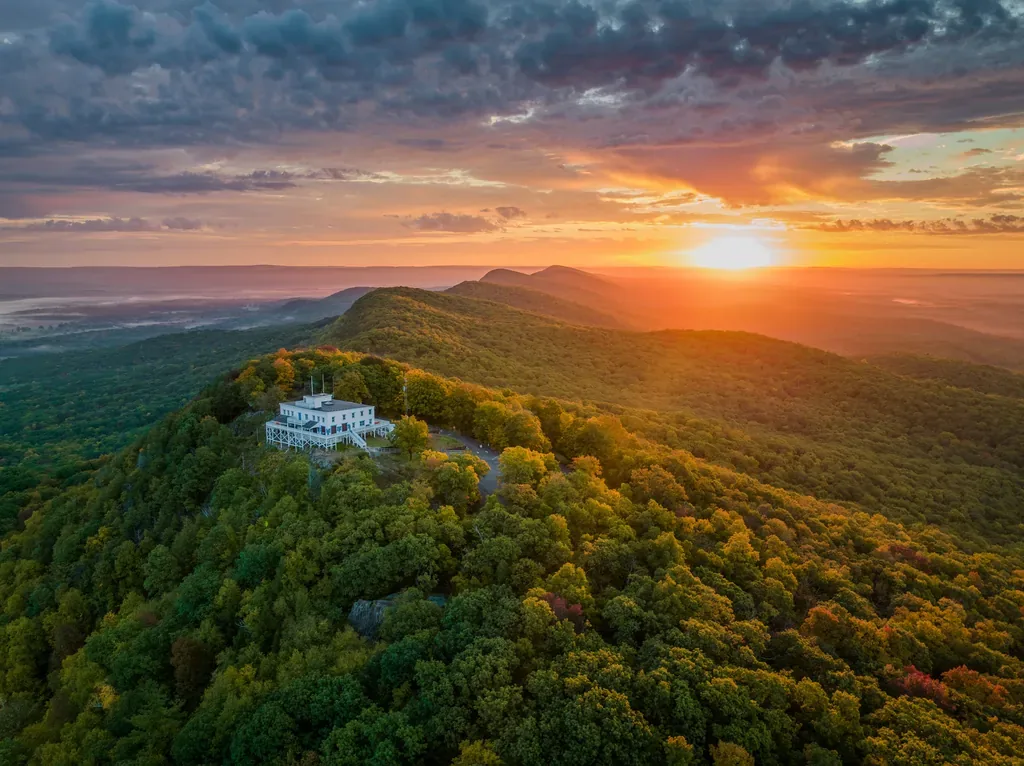
#> input picture .cache/thumbs/00/0fe03de3f513293ac8c8a7519a7c2a59479fb9/thumb.webp, 1024 x 766 px
$ python -i generate_metadata.py   (imports and definitions only)
#> lines starting #> are read from the running program, lines starting #| are printed output that depends on the picture; after the words box and inside, x2 and y2 are one past the last pixel; in counts of white or black regions, pixels touching at a corner belong together
#!/usr/bin/env python3
from __future__ import annotations
import argparse, json, subprocess, shutil
from pathlib import Path
from typing import Dict, Any, Optional, List
from PIL import Image, ImageOps
import numpy as np

HDR_SUFFIX = "_hdr.avif"
SDR_SUFFIX = "_sdr.jpg"
THUMBS_DIRNAME = "thumbs"

SEASON_WORDS = {'winter':'Winter','spring':'Spring','summer':'Summer','autumn':'Autumn','fall':'Autumn'}

STATE_ABBR = {
  "Alabama":"AL","Alaska":"AK","Arizona":"AZ","Arkansas":"AR","California":"CA","Colorado":"CO","Connecticut":"CT","Delaware":"DE","Florida":"FL","Georgia":"GA",
  "Hawaii":"HI","Idaho":"ID","Illinois":"IL","Indiana":"IN","Iowa":"IA","Kansas":"KS","Kentucky":"KY","Louisiana":"LA","Maine":"ME","Maryland":"MD","Massachusetts":"MA",
  "Michigan":"MI","Minnesota":"MN","Mississippi":"MS","Missouri":"MO","Montana":"MT","Nebraska":"NE","Nevada":"NV","New Hampshire":"NH","New Jersey":"NJ","New Mexico":"NM",
  "New York":"NY","North Carolina":"NC","North Dakota":"ND","Ohio":"OH","Oklahoma":"OK","Oregon":"OR","Pennsylvania":"PA","Rhode Island":"RI","South Carolina":"SC",
  "South Dakota":"SD","Tennessee":"TN","Texas":"TX","Utah":"UT","Vermont":"VT","Virginia":"VA","Washington":"WA","West Virginia":"WV","Wisconsin":"WI","Wyoming":"WY",
  "District of Columbia":"DC"
}

# [67 lines left out: functions pair_key, find_pairs, run_exiftool_json, title_desc_city_state, season_from, not called in this run]

def dominant_color_bucket(jpeg_path: Path) -> str:
  try:
    with Image.open(jpeg_path) as im:
#> im is the input picture: PIL image 1024x766 RGB; mean R, G, B 96.7, 84, 60.3
      im = ImageOps.exif_transpose(im).convert("RGB")
      w,h = im.size
#> w = 1024; h = 766
      im = im.resize((256, max(1,int(256*h/max(1,w)))), Image.LANCZOS)
#> im: PIL image 256x191 RGB
      arr = np.asarray(im).astype(np.float32)/255.0
    r,g,b = arr[...,0], arr[...,1], arr[...,2]
    mx = np.max(arr, axis=-1); mn = np.min(arr, axis=-1); chroma = mx-mn
#> after `mx = np.max(arr, axis=-1)`:
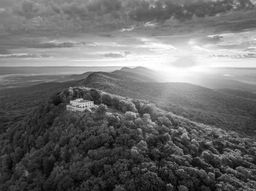
#> mx: shape (191, 256) float32; min 0.00392, max 1, mean 0.422
#> after `mn = np.min(arr, axis=-1)`:
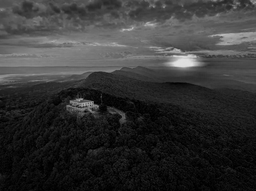
#> mn: shape (191, 256) float32; min 0, max 0.878, mean 0.205
#> after `chroma = mx - mn`:
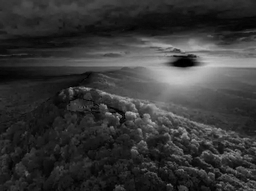
#> chroma: shape (191, 256) float32; min 0, max 0.792, mean 0.217
    mask = chroma > 0.12
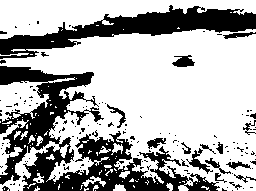
#> mask: shape (191, 256) bool; 68.7% white; 151 black regions (132 under 20 px), largest, box (x1, y1, x2, y2) and area: (0, 66, 220, 191) 8849, (0, 5, 256, 59) 4732, (186, 148, 213, 174) 181
    if not np.any(mask): return "Neutral"
    hue = np.zeros_like(mx)
    rmax, gmax = (mx==r), (mx==g)
#> rmax: shape (191, 256) bool; 53% white; 75 black regions (69 under 20 px), largest, box (x1, y1, x2, y2) and area: (0, 73, 218, 191) 14650, (0, 0, 256, 54) 7868, (235, 20, 256, 30) 97, (235, 32, 256, 37) 59, (0, 70, 12, 75) 43, (177, 60, 191, 66) 34
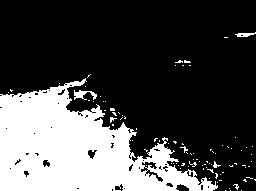
#> gmax: shape (191, 256) bool; 28.2% white; 92 white regions (87 under 20 px), largest, box (x1, y1, x2, y2) and area: (0, 78, 218, 191) 13281, (74, 90, 97, 100) 115, (235, 32, 256, 37) 60, (213, 161, 221, 168) 24, (110, 117, 117, 123) 20
    bmax = (mx==b)
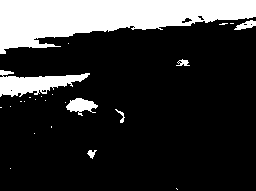
#> bmax: shape (191, 256) bool; 20% white; 24 white regions (17 under 20 px), largest, box (x1, y1, x2, y2) and area: (0, 0, 256, 54) 7940, (0, 70, 90, 97) 1241, (66, 98, 98, 116) 317
    hue[rmax] = ((g-b)[rmax]/(chroma[rmax]+1e-6))%6
    hue[gmax] = ((b-r)[gmax]/(chroma[gmax]+1e-6))+2
    hue[bmax] = ((r-g)[bmax]/(chroma[bmax]+1e-6))+4
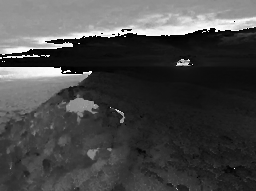
#> hue: shape (191, 256) float32; min 0, max 5.98, mean 1.7; drawn with min black and max white
    hue = (hue*60.0)[mask]
    bins = [0,20,45,70,160,200,255,290,320,360]
    labels = ["Red","Orange","Yellow","Green","Cyan","Blue","Purple","Magenta"]
    import numpy as np2
    hist,_ = np2.histogram(hue, bins=bins)
#> hist = [3661, 14336, 4540, 4210, 1119, 5334, 0, 0, 393]
    return labels[int(hist.argmax())] if hist.sum()>0 else "Neutral"
  except Exception:
    return "Neutral"

# [86 lines left out: functions ensure_thumb, main, not called in this run]

# [2 lines not run here, left out]

>>> result = dominant_color_bucket('../.cache/thumbs/00/0fe03de3f513293ac8c8a7519a7c2a59479fb9/thumb.webp')
#> result = 'Orange'

$ run again, on .cache/thumbs/02/64e7be6bf40524ee0b65f0022a5c490b9d1cf5/thumb.webp
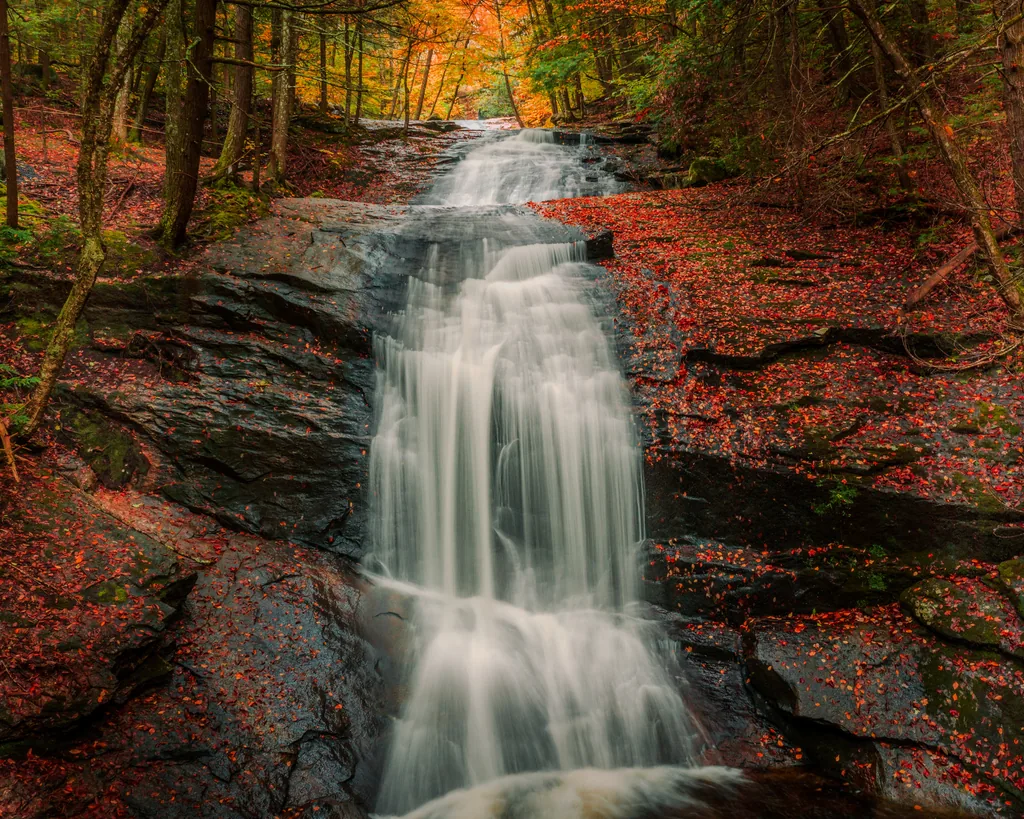
#> input picture .cache/thumbs/02/64e7be6bf40524ee0b65f0022a5c490b9d1cf5/thumb.webp, 1024 x 819 px
#> in dominant_color_bucket, im is the input picture: PIL image 1024x819 RGB; mean R, G, B 85.2, 66.1, 47.6
#> im: PIL image 256x204 RGB
#> in dominant_color_bucket, `mask = chroma > 0.12`:
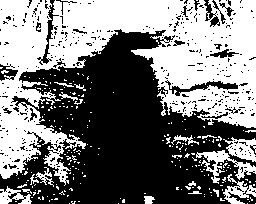
#> mask: shape (204, 256) bool; 48.5% white; 245 white regions (226 under 20 px), largest, box (x1, y1, x2, y2) and area: (0, 0, 256, 186) 22202, (196, 150, 256, 184) 630, (223, 137, 256, 162) 453
#> rmax: shape (204, 256) bool; 80.3% white; 541 black regions (512 under 20 px), largest, box (x1, y1, x2, y2) and area: (64, 95, 203, 204) 4971, (69, 36, 151, 146) 2597, (113, 102, 121, 149) 267
#> gmax: shape (204, 256) bool; 21.7% white; 593 white regions (561 under 20 px), largest, box (x1, y1, x2, y2) and area: (64, 94, 217, 204) 5822, (69, 36, 151, 147) 2749, (132, 32, 158, 49) 219
#> bmax: shape (204, 256) bool; 0.47% white in thin lines or dots, all inside (x1, y1, x2, y2) = (20, 30, 244, 204)
#> in dominant_color_bucket, `hue[bmax] = ((r-g)[bmax]/(chroma[bmax]+1e-6))+4`:
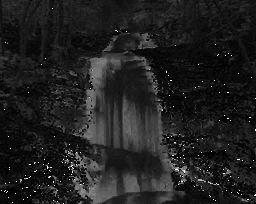
#> hue: shape (204, 256) float32; min 0, max 5.99, mean 0.762; drawn with min black and max white
#> hist = [10089, 12177, 2792, 185, 0, 0, 0, 0, 70]
#> result = 'Orange'

$ run again, on .cache/thumbs/03/0da497cfd24117221779896f0143fcb258cbd5/thumb.webp
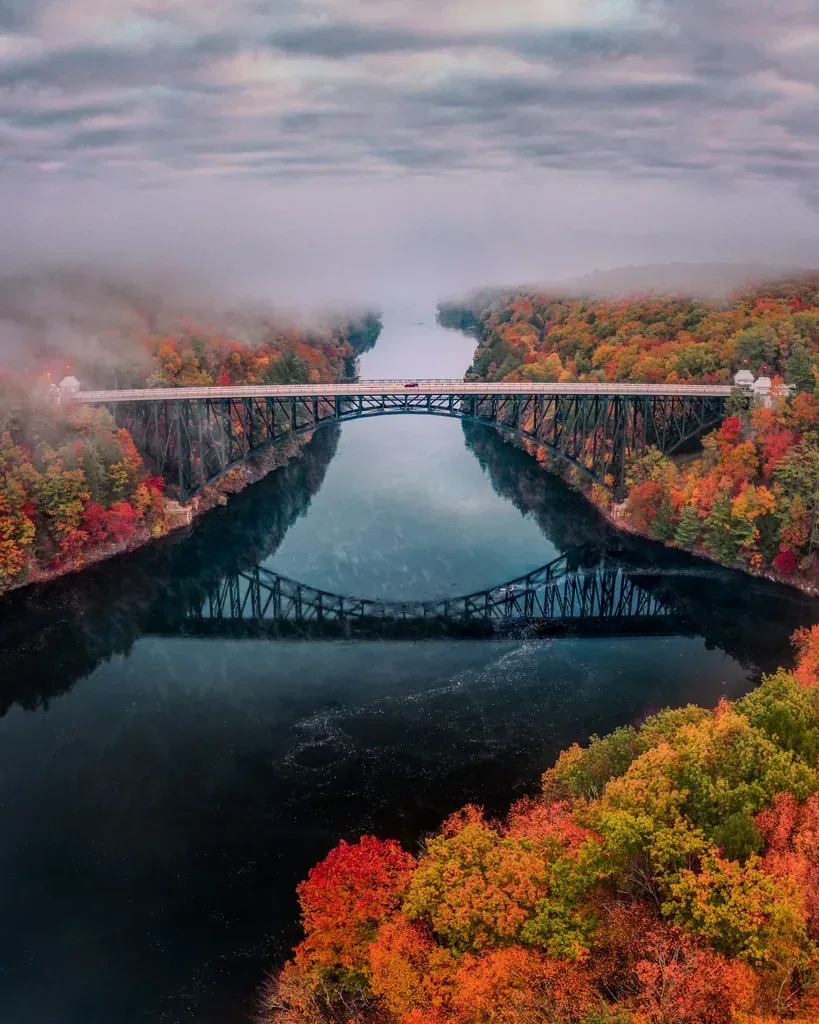
#> input picture .cache/thumbs/03/0da497cfd24117221779896f0143fcb258cbd5/thumb.webp, 819 x 1024 px
#> in dominant_color_bucket, im is the input picture: PIL image 819x1024 RGB; mean R, G, B 103.3, 92, 90.1
#> im: PIL image 256x320 RGB
#> in dominant_color_bucket, `mask = chroma > 0.12`:
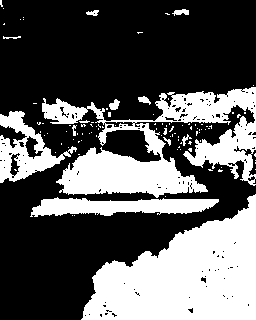
#> mask: shape (320, 256) bool; 35.6% white; 102 white regions (89 under 20 px), largest, box (x1, y1, x2, y2) and area: (81, 194, 256, 320) 13254, (42, 87, 256, 198) 10560, (30, 197, 219, 217) 2450
#> rmax: shape (320, 256) bool; 37.4% white; 45 white regions (36 under 20 px), largest, box (x1, y1, x2, y2) and area: (0, 80, 256, 320) 28856, (102, 0, 182, 11) 588, (66, 17, 96, 36) 360
#> gmax: shape (320, 256) bool; 1.8% white in thin lines or dots
#> bmax: shape (320, 256) bool; 62.2% white; 75 black regions (61 under 20 px), largest, box (x1, y1, x2, y2) and area: (72, 189, 256, 320) 14655, (0, 80, 256, 188) 14462, (104, 0, 180, 10) 565
#> in dominant_color_bucket, `hue[bmax] = ((r-g)[bmax]/(chroma[bmax]+1e-6))+4`:
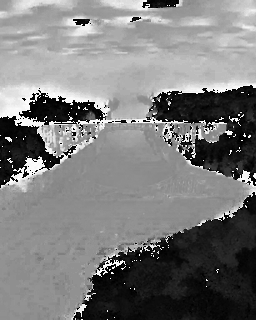
#> hue: shape (320, 256) float32; min 0, max 5.99, mean 2.9; drawn with min black and max white
#> hist = [8573, 9417, 1877, 16, 4058, 3953, 0, 0, 1240]
#> result = 'Orange'

$ run again, on .cache/thumbs/03/2a34dc9aa6d22ef33b34cfe62e56d95082d69a/thumb.webp
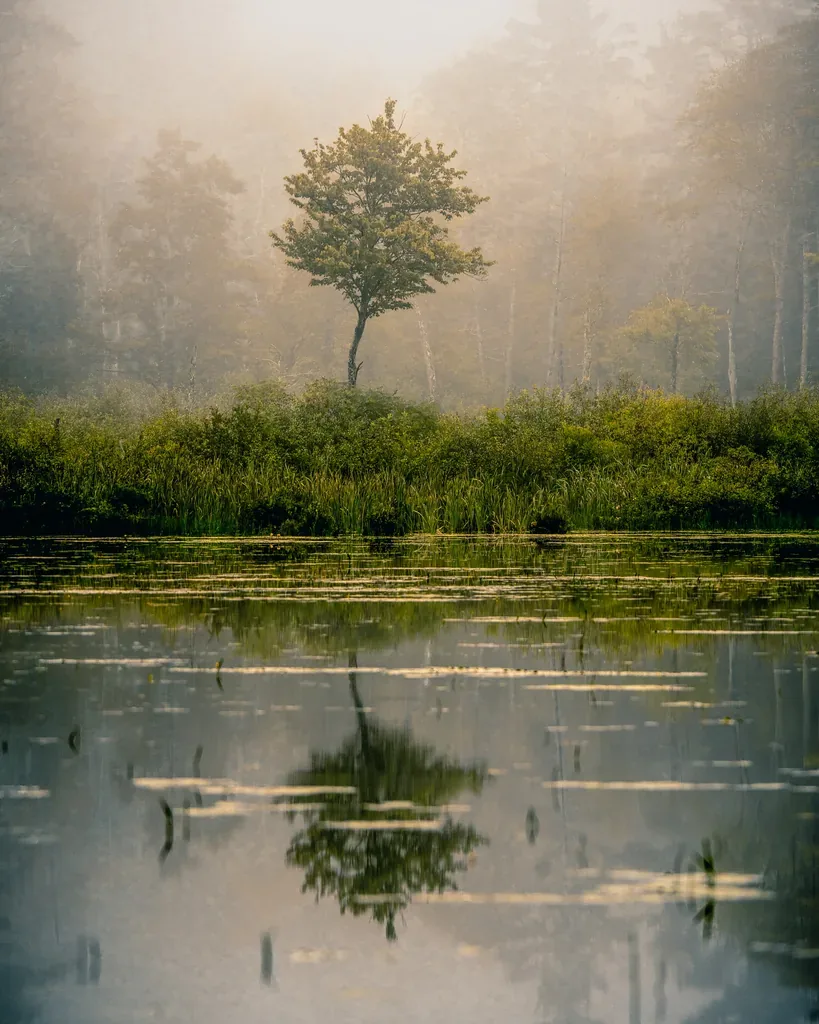
#> input picture .cache/thumbs/03/2a34dc9aa6d22ef33b34cfe62e56d95082d69a/thumb.webp, 819 x 1024 px
#> in dominant_color_bucket, im is the input picture: PIL image 819x1024 RGB; mean R, G, B 126.6, 122.7, 99.4
#> im: PIL image 256x320 RGB
#> mask: shape (320, 256) bool; 45% white; 81 white regions (70 under 20 px), largest, box (x1, y1, x2, y2) and area: (0, 12, 256, 212) 33281, (42, 237, 236, 303) 2681, (165, 213, 223, 221) 165
#> rmax: shape (320, 256) bool; 62.3% white; 159 black regions (142 under 20 px), largest, box (x1, y1, x2, y2) and area: (0, 53, 256, 184) 12344, (167, 181, 256, 320) 7235, (0, 186, 78, 320) 6759
#> gmax: shape (320, 256) bool; 38.6% white; 161 white regions (144 under 20 px), largest, box (x1, y1, x2, y2) and area: (0, 52, 256, 184) 12890, (0, 185, 164, 320) 7636, (167, 181, 256, 320) 7207
#> bmax: shape (320, 256) bool; 2.2% white; 69 white regions (63 under 20 px), largest, box (x1, y1, x2, y2) and area: (0, 271, 31, 320) 797, (216, 300, 256, 320) 515, (0, 152, 42, 168) 256, (243, 155, 256, 161) 60, (222, 157, 230, 163) 25, (243, 171, 254, 176) 22
#> in dominant_color_bucket, `hue[bmax] = ((r-g)[bmax]/(chroma[bmax]+1e-6))+4`:
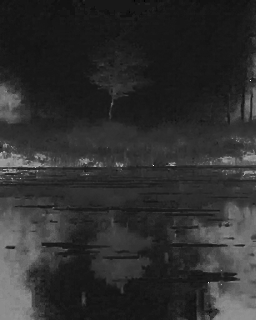
#> hue: shape (320, 256) float32; min 0, max 5.67, mean 1.04; drawn with min black and max white
#> hist = [0, 19273, 14382, 3185, 21, 0, 0, 0, 0]
#> result = 'Orange'
